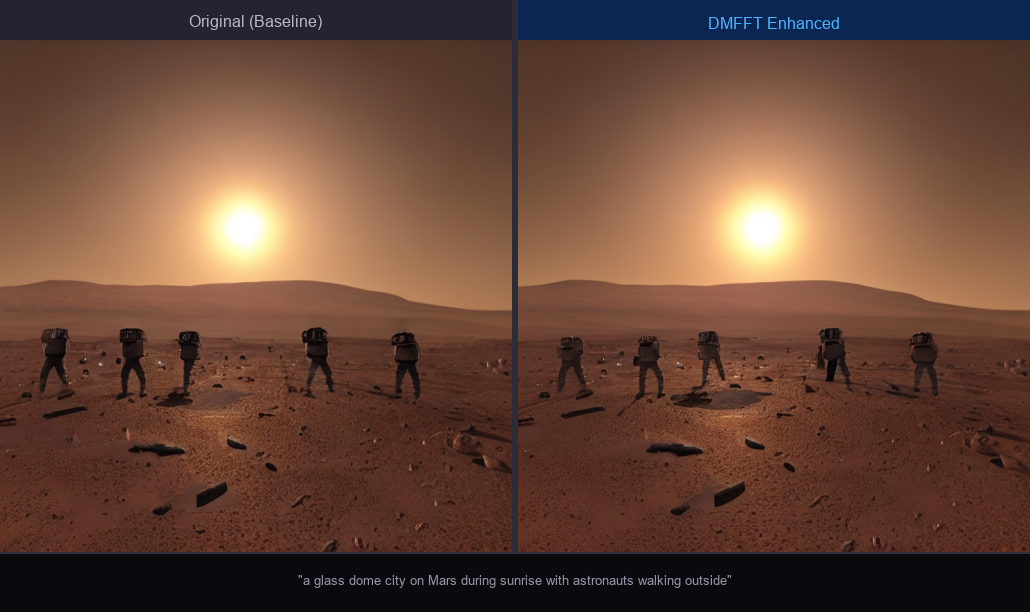
#> input picture assets/dmfft_001_a_glass_dome_city_on_mars_during_sunrise_20260312_092413.png, 1030 x 612 px
$ python -i metrices.py   (imports and definitions only)
#> lines starting #> are read from the running program, lines starting #| are printed output that depends on the picture
#!/usr/bin/env python3
"""
metrics.py  —  PSNR + SSIM evaluator for DMFFT

Reads comparison images from dmfft.py results/ folder automatically.
Splits each side-by-side image into baseline (left) and DMFFT (right).

Usage:
    python metrics.py --results ./results

Requirements:
    pip install numpy pillow scikit-image
"""

import argparse
import os
import sys
from pathlib import Path

import numpy as np
from PIL import Image

try:
    from skimage.metrics import structural_similarity as ssim_fn
    from skimage.metrics import peak_signal_noise_ratio as psnr_fn
    HAS_SKIMAGE = True
except ImportError:
    HAS_SKIMAGE = False
    print("WARNING: scikit-image not found — using numpy fallback.")
    print("         pip install scikit-image\n")


# ─────────────────────────────────────────────────────────────────────────────
# Split comparison images
# Must match dmfft.py _save_comparison() constants exactly
# ─────────────────────────────────────────────────────────────────────────────

LABEL_H  = 40
FOOTER_H = 60
GAP      = 6

def split_comparison(img_path):
    """Split one comparison PNG into (baseline, dmfft) PIL Images."""
    comp = Image.open(img_path).convert('RGB')
#> comp is the input picture: PIL image 1030x612 RGB; mean R, G, B 103.3, 70.8, 56.5
    cw, ch = comp.size
#> cw = 1030; ch = 612
    img_w = (cw - GAP) // 2
#> img_w = 512
    img_h = ch - LABEL_H - FOOTER_H
#> img_h = 512
    baseline = comp.crop((0,           LABEL_H, img_w,            LABEL_H + img_h))
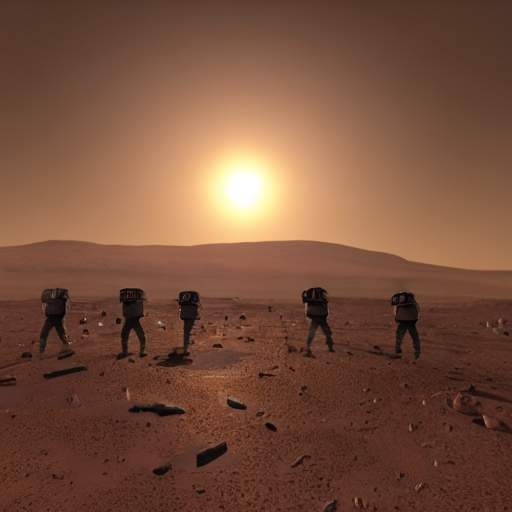
#> baseline: PIL image 512x512 RGB; mean R, G, B 119.9, 80.5, 60.4
    dmfft    = comp.crop((img_w + GAP, LABEL_H, img_w * 2 + GAP,  LABEL_H + img_h))
    return baseline, dmfft


# [16 lines left out: function load_pairs, not called in this run]


# ─────────────────────────────────────────────────────────────────────────────
# PSNR & SSIM
# ─────────────────────────────────────────────────────────────────────────────

def to_numpy(img):
    return np.array(img, dtype=np.float32) / 255.0

# [64 lines left out: functions compute_psnr, compute_ssim, main, not called in this run]


# [2 lines not run here, left out]

>>> result = split_comparison('../assets/dmfft_001_a_glass_dome_city_on_mars_during_sunrise_20260312_092413.png')
